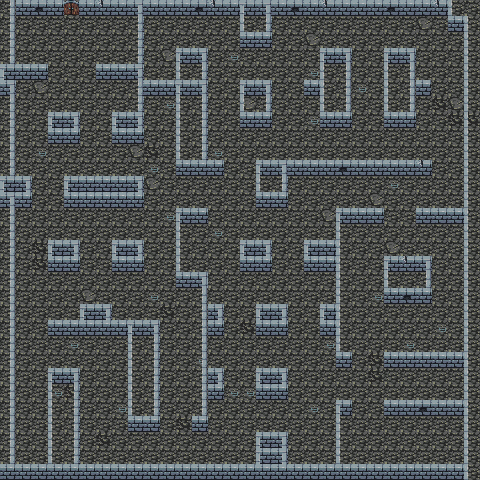

A 2D game scene composited from a Tiled map and its tileset images. What follows is a short description and the map's XML, with each tile layer's data collapsed to a summary:
An orthogonal 30x30 tile map with 16x16 px tiles, 2 tile layers (Background, Walls), 2 tilesets.

<map version="1.0" orientation="orthogonal" width="30" height="30" tilewidth="16" tileheight="16">
 <tileset firstgid="1" name="cobbles2" tilewidth="16" tileheight="16">
  <image source="cobbles2.png" width="162" height="224" />
 </tileset>
 <tileset firstgid="141" name="wall2_1 copy alpha" tilewidth="16" tileheight="16">
  <image source="wall2_1 copy alpha.png" width="280" height="224" />
  <tile id="85">
   <properties>
    <property name="blocked" value="true" />
   </properties>
  </tile>
  <tile id="86">
   <properties>
    <property name="blocked" value="true" />
   </properties>
  </tile>
  <tile id="87">
   <properties>
    <property name="blocked" value="true" />
   </properties>
  </tile>
  <tile id="91">
   <properties>
    <property name="blocked" value="true" />
   </properties>
  </tile>
  <tile id="92">
   <properties>
    <property name="blocked" value="true" />
   </properties>
  </tile>
  <tile id="93">
   <properties>
    <property name="blocked" value="true" />
   </properties>
  </tile>
  <tile id="94">
   <properties>
    <property name="blocked" value="true" />
   </properties>
  </tile>
  <tile id="95">
   <properties>
    <property name="blocked" value="true" />
   </properties>
  </tile>
  <tile id="102">
   <properties>
    <property name="blocked" value="true" />
   </properties>
  </tile>
  <tile id="104">
   <properties>
    <property name="blocked" value="true" />
   </properties>
  </tile>
  <tile id="105">
   <properties>
    <property name="blocked" value="true" />
   </properties>
  </tile>
  <tile id="106">
   <properties>
    <property name="blocked" value="true" />
   </properties>
  </tile>
  <tile id="107">
   <properties>
    <property name="blocked" value="true" />
   </properties>
  </tile>
  <tile id="108">
   <properties>
    <property name="blocked" value="true" />
   </properties>
  </tile>
  <tile id="109">
   <properties>
    <property name="blocked" value="true" />
   </properties>
  </tile>
  <tile id="119">
   <properties>
    <property name="blocked" value="true" />
   </properties>
  </tile>
  <tile id="120">
   <properties>
    <property name="blocked" value="true" />
   </properties>
  </tile>
  <tile id="121">
   <properties>
    <property name="blocked" value="true" />
   </properties>
  </tile>
  <tile id="123">
   <properties>
    <property name="blocked" value="true" />
   </properties>
  </tile>
  <tile id="124">
   <properties>
    <property name="blocked" value="true" />
   </properties>
  </tile>
  <tile id="125">
   <properties>
    <property name="blocked" value="true" />
   </properties>
  </tile>
  <tile id="136">
   <properties>
    <property name="blocked" value="true" />
   </properties>
  </tile>
  <tile id="137">
   <properties>
    <property name="blocked" value="true" />
   </properties>
  </tile>
  <tile id="139">
   <properties>
    <property name="blocked" value="true" />
   </properties>
  </tile>
  <tile id="140">
   <properties>
    <property name="blocked" value="true" />
   </properties>
  </tile>
  <tile id="141">
   <properties>
    <property name="blocked" value="true" />
   </properties>
  </tile>
  <tile id="142">
   <properties>
    <property name="blocked" value="true" />
   </properties>
  </tile>
  <tile id="144">
   <properties>
    <property name="blocked" value="true" />
   </properties>
  </tile>
  <tile id="145">
   <properties>
    <property name="blocked" value="true" />
   </properties>
  </tile>
  <tile id="146">
   <properties>
    <property name="blocked" value="true" />
   </properties>
  </tile>
 </tileset>
 <layer name="Background" width="30" height="30">
  <data>[900 cells, 900 non-empty, 25 distinct tile ids]</data>
 </layer>
 <layer name="Walls" width="30" height="30">
  <properties>
   <property name="blocked" value="true" />
  </properties>
  <data>[900 cells, 900 non-empty, 16 distinct tile ids]</data>
 </layer>
</map>
